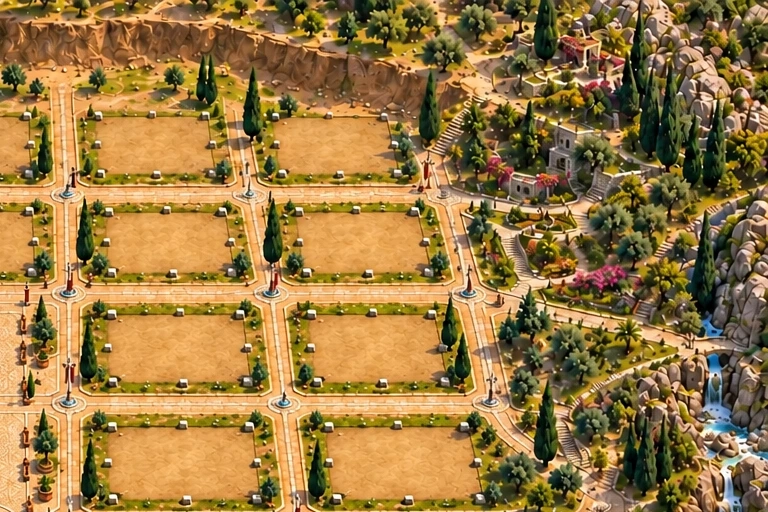
#> input picture payitaht/tools/art/approved-sources/reference-ne.webp, 768 x 512 px
$ python -i gen-procedural-assets.py   (imports and definitions only)
#> lines starting #> are read from the running program, lines starting #| are printed output that depends on the picture
"""
PROSEDÜREL GEMİ ÜRETECİ — bina sanatıyla aynı ışık dilinde (sol-üst ışık).

    python3 tools/art/gen-procedural-assets.py

(Ağaç/kaya/kule: tools/art/decor.py, binalar: tools/art/buildings.py.)

Üretir (şeffaf PNG):
  public/images/game/ships/ship-a.png    tek direkli yelkenli (koyda demirli)
  public/images/game/ships/ship-b.png    iki direkli kalyon

Deterministiktir (sabit tohum). 4x süper-örnekleme ile çizilip LANCZOS ile
küçültülür; kenarlar yumuşak, oyun ölçeğinde boyalı sprite'larla uyumlu okunur.
"""
import math
import os
import random

from PIL import Image, ImageChops, ImageDraw, ImageFilter

ROOT = os.path.join(os.path.dirname(os.path.abspath(__file__)), '..', '..')
SS = 4  # süper-örnekleme


def lerp(a, b, t):
    return tuple(int(round(a[i] + (b[i] - a[i]) * t)) for i in range(len(a)))


def paint_grain(img, strength=1.0):
    """Boyalı sprite'larla uyum: düz vektör yüzeyi fırça lekesi grenine çevirir."""
    W, H = img.size
    noise = Image.effect_noise((W, H), 38).filter(ImageFilter.GaussianBlur(1.6 * SS))
    alpha = img.getchannel('A')
    dark = noise.point(lambda v: int(max(0, 128 - v) * 0.9 * strength))
    light = noise.point(lambda v: int(max(0, v - 128) * 0.55 * strength))
    for rgb, a in (((34, 20, 10), dark), ((255, 246, 222), light)):
        layer = Image.new('RGBA', (W, H), rgb + (0,))
        layer.putalpha(ImageChops.multiply(a, alpha))
        img.alpha_composite(layer)
    # Hafif dikey ışık: üst daha aydınlık, alt daha koyu.
    grad = Image.linear_gradient('L').resize((W, H))
    shade = Image.new('RGBA', (W, H), (20, 14, 8, 0))
    shade.putalpha(ImageChops.multiply(grad.point(lambda v: int(v * 0.16)), alpha))
    img.alpha_composite(shade)
    return img


# [84 lines left out: functions finish, ship, not called in this run]


# ------------------------------------------------------------------ SUR KULESİ
# [4 lines not run here, left out]

>>> import cv2
>>> picture = cv2.imread('approved-sources/reference-ne.webp', cv2.IMREAD_GRAYSCALE)
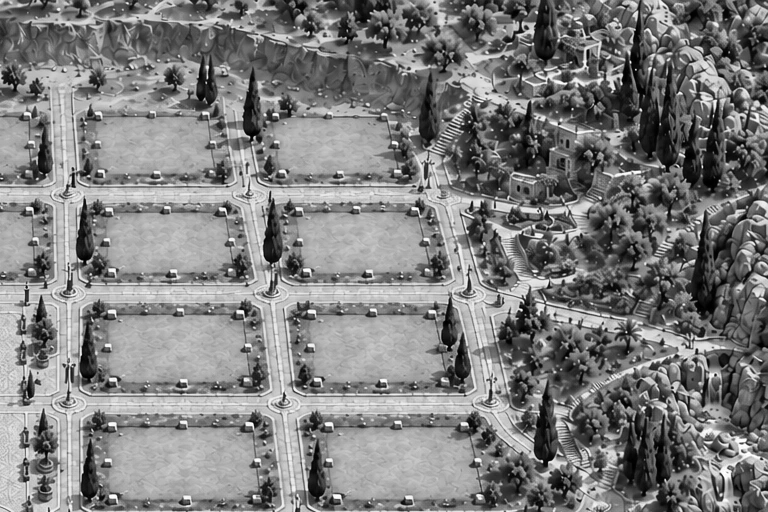
#> picture: shape (512, 768); min 0, max 255, mean 125.9
>>> result = paint_grain(picture)
#> (the run stopped early here; a loop or call above may not have finished)

$ run again, on payitaht/tools/art/approved-sources/reference-nw.webp
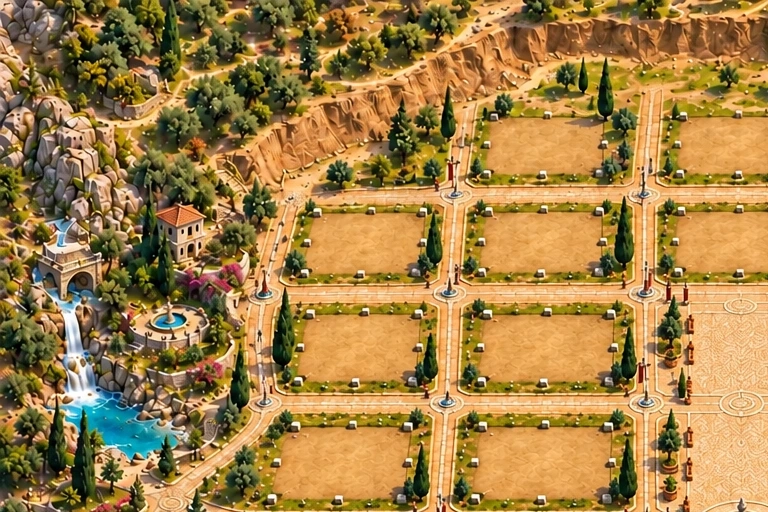
#> input picture payitaht/tools/art/approved-sources/reference-nw.webp, 768 x 512 px
#> `picture = cv2.imread('approved-sources/reference-ne.webp', cv2.IMREAD_..`:
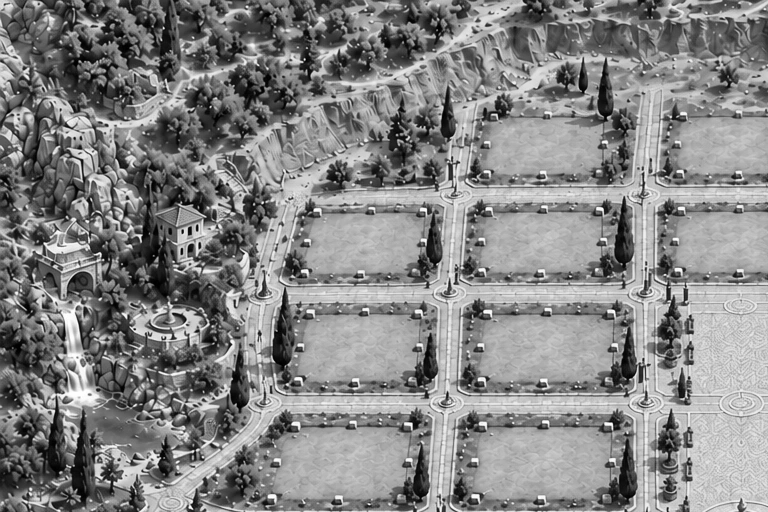
#> picture: shape (512, 768); min 0, max 255, mean 133.2

$ run again, on payitaht/tools/art/approved-sources/reference-se.webp
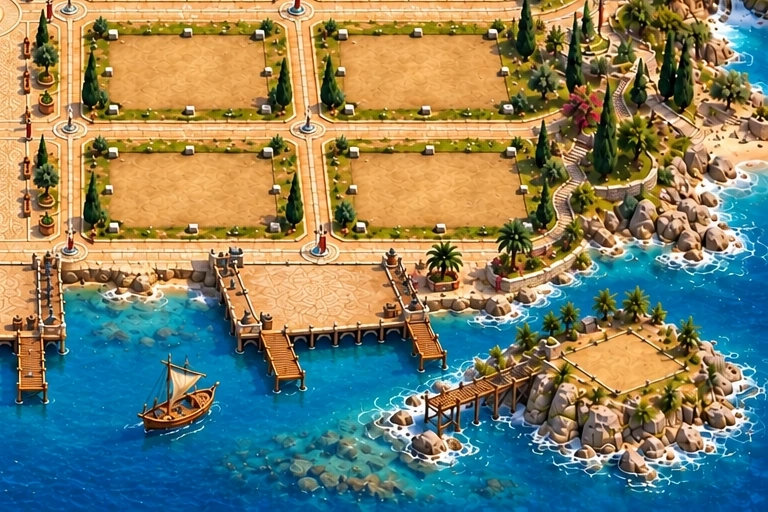
#> input picture payitaht/tools/art/approved-sources/reference-se.webp, 768 x 512 px
#> `picture = cv2.imread('approved-sources/reference-ne.webp', cv2.IMREAD_..`:
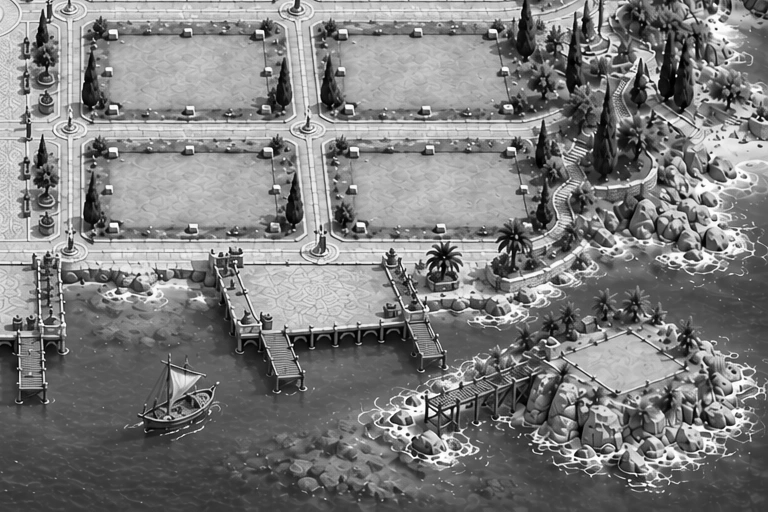
#> picture: shape (512, 768); min 0, max 255, mean 124.9

$ run again, on payitaht/tools/art/approved-sources/reference-sw.webp
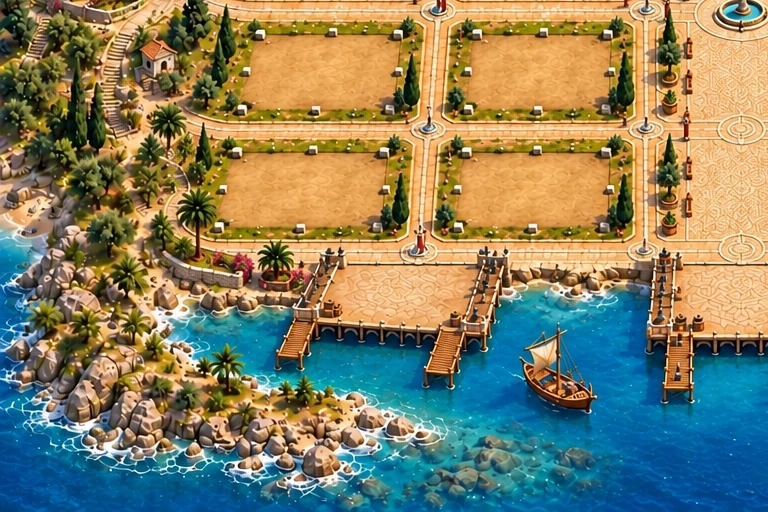
#> input picture payitaht/tools/art/approved-sources/reference-sw.webp, 768 x 512 px
#> `picture = cv2.imread('approved-sources/reference-ne.webp', cv2.IMREAD_..`:
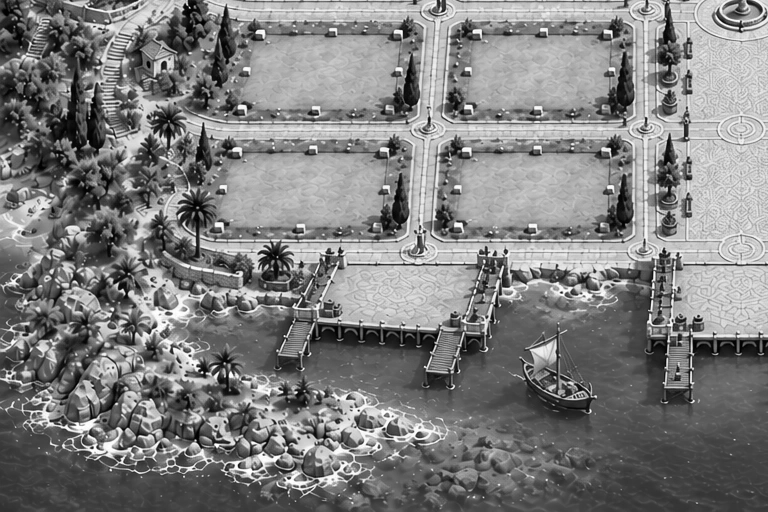
#> picture: shape (512, 768); min 0, max 255, mean 126.5
